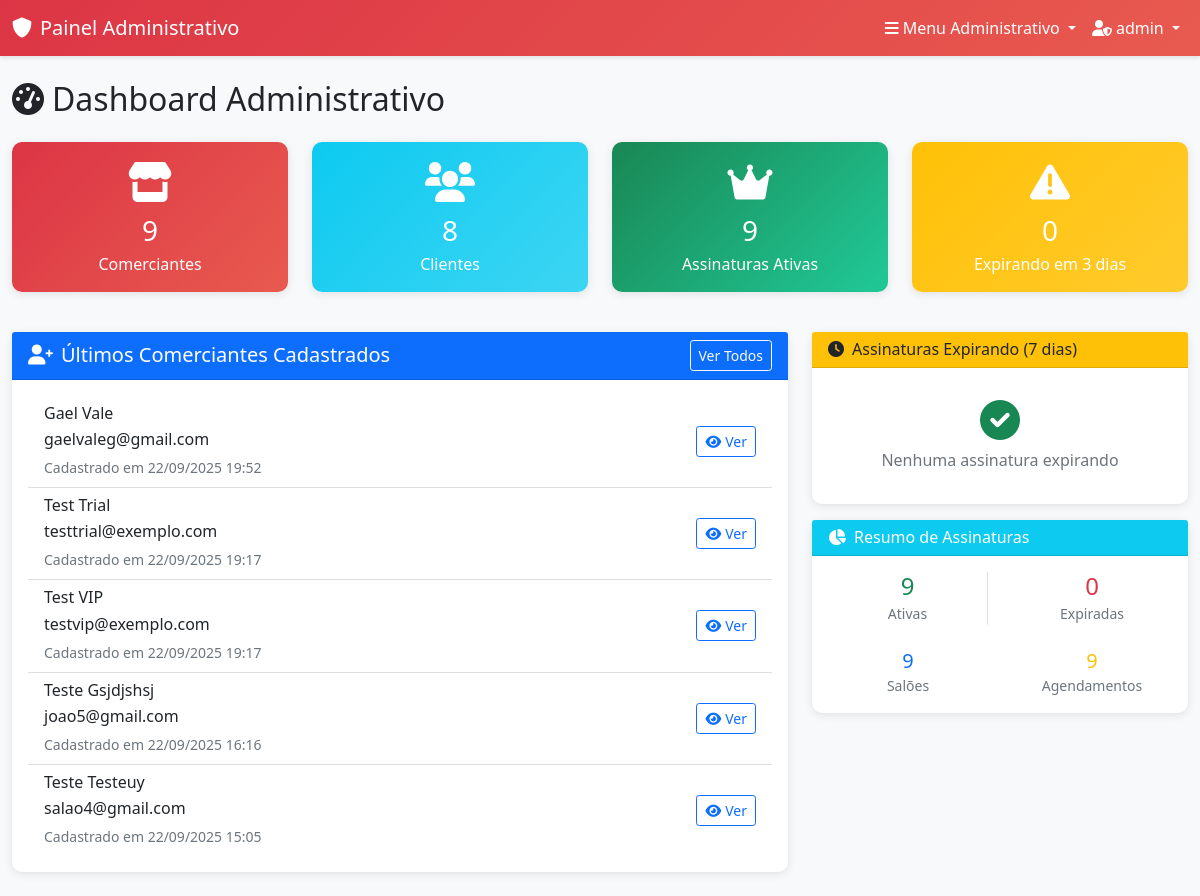
Page /admin-panel/ (signed in) on the committed database.
### accounts/models.py (models this page shows, shortened)
class UserProfile(models.Model):
    USER_TYPES = (
        ('owner', 'Proprietário'),
        ('employee', 'Funcionário'),
        ('client', 'Cliente'),
    )
    user = models.OneToOneField(User, on_delete=models.CASCADE, related_name='profile')
    user_type = models.CharField(max_length=10, choices=USER_TYPES, default='client')
    phone = models.CharField(max_length=15, blank=True, null=True)
    birth_date = models.DateField(blank=True, null=True)
    profile_picture = models.URLField(max_length=500, blank=True, null=True, help_text="URL do avatar/foto de perfil")
    created_at = models.DateTimeField(auto_now_add=True)
    updated_at = models.DateTimeField(auto_now=True)
    class Meta:
        verbose_name = "Perfil de Usuário"
        verbose_name_plural = "Perfis de Usuários"

### admin_panel/views.py (the view)
# urls.py: path('', views.admin_dashboard, name='dashboard'),
@login_required
@user_passes_test(is_admin_user)
def admin_dashboard(request):
    total_owners = UserProfile.objects.filter(user_type='owner').count()
    total_clients = UserProfile.objects.filter(user_type='client').count()
    total_salons = Salon.objects.count()
    total_appointments = Appointment.objects.count()
    active_subscriptions = Subscription.objects.filter(
        status='active',
        end_date__gt=timezone.now()
    ).count()
    expired_subscriptions = Subscription.objects.filter(
        Q(status='expired') | Q(end_date__lte=timezone.now())
    ).count()
    expiring_soon = Subscription.objects.filter(
        status='active',
        end_date__lte=timezone.now() + timedelta(days=3),
        end_date__gt=timezone.now()
    ).count()
    recent_owners = UserProfile.objects.filter(
        user_type='owner'
    ).select_related('user').order_by('-created_at')[:5]
    expiring_subscriptions = Subscription.objects.filter(
        status='active',
        end_date__lte=timezone.now() + timedelta(days=7),
        end_date__gt=timezone.now()
    ).select_related('user').order_by('end_date')[:10]
    context = {
        'total_owners': total_owners,
        'total_clients': total_clients,
        'total_salons': total_salons,
        'total_appointments': total_appointments,
        'active_subscriptions': active_subscriptions,
        'expired_subscriptions': expired_subscriptions,
        'expiring_soon': expiring_soon,
        'recent_owners': recent_owners,
        'expiring_subscriptions': expiring_subscriptions,
    }
    return render(request, 'admin_panel/dashboard.html', context)

### admin_panel/views.py (called while the page is built)
def is_admin_user(user):
    return user.is_authenticated and user.is_superuser

### templates/admin_panel/dashboard.html (shortened to what this page needs)
{% extends 'admin_panel/base_admin.html' %}
{% block content %}
<div class="row">
    <div class="col-12">
        <h2 class="mb-4">
            <i class="fas fa-tachometer-alt me-2"></i>Dashboard Administrativo
        </h2>
    </div>
</div>
<div class="row mb-4">
    <div class="col-md-3 mb-3">
        <div class="card admin-card stat-card">
            <div class="card-body text-center">
                <div class="display-6 mb-2">
                    <i class="fas fa-store"></i>
                </div>
                <h3 class="mb-1">{{ total_owners }}</h3>
                <p class="mb-0">Comerciantes</p>
            </div>
        </div>
    </div>
    <div class="col-md-3 mb-3">
        <div class="card admin-card stat-card-info">
            <div class="card-body text-center">
                <div class="display-6 mb-2">
                    <i class="fas fa-users"></i>
                </div>
                <h3 class="mb-1">{{ total_clients }}</h3>
                <p class="mb-0">Clientes</p>
            </div>
        </div>
    </div>
    <div class="col-md-3 mb-3">
        <div class="card admin-card stat-card-success">
            <div class="card-body text-center">
                <div class="display-6 mb-2">
                    <i class="fas fa-crown"></i>
                </div>
                <h3 class="mb-1">{{ active_subscriptions }}</h3>
                <p class="mb-0">Assinaturas Ativas</p>
            </div>
        </div>
    </div>
    <div class="col-md-3 mb-3">
        <div class="card admin-card stat-card-warning">
            <div class="card-body text-center">
                <div class="display-6 mb-2">
                    <i class="fas fa-exclamation-triangle"></i>
                </div>
                <h3 class="mb-1">{{ expiring_soon }}</h3>
                <p class="mb-0">Expirando em 3 dias</p>
            </div>
        </div>
    </div>
</div>
<div class="row">
    <div class="col-lg-8 mb-4">
        <div class="card admin-card">
            <div class="card-header bg-primary text-white d-flex justify-content-between align-items-center">
                <h5 class="mb-0">
                    <i class="fas fa-user-plus me-2"></i>Últimos Comerciantes Cadastrados
                </h5>
                <a href="{% url 'admin_panel:manage_owners' %}" class="btn btn-sm btn-outline-light">
                    Ver Todos
                </a>
            </div>
            <div class="card-body">
                {% if recent_owners %}
                    <div class="list-group list-group-flush">
                        {% for owner in recent_owners %}
                            <div class="list-group-item d-flex justify-content-between align-items-center">
                                <div>
                                    <h6 class="mb-1">{{ owner.user.first_name }} {{ owner.user.last_name }}</h6>
                                    <p class="mb-1">{{ owner.user.email }}</p>
                                    <small class="text-muted">Cadastrado em {{ owner.created_at|date:"d/m/Y H:i" }}</small>
                                </div>
                                <div>
                                    <a href="{% url 'admin_panel:owner_detail' owner.id %}" class="btn btn-sm btn-outline-primary">
                                        <i class="fas fa-eye me-1"></i>Ver
                                    </a>
                                </div>
                            </div>
                        {% endfor %}
                    </div>
                {% else %}
                    <div class="text-center py-4">
                        <i class="fas fa-user-times display-4 text-muted mb-3"></i>
                        <p class="text-muted">Nenhum comerciante cadastrado ainda</p>
                    </div>
                {% endif %}
            </div>
        </div>
    </div>
    <div class="col-lg-4 mb-4">
        <div class="card admin-card">
            <div class="card-header bg-warning text-dark">
                <h6 class="mb-0">
                    <i class="fas fa-clock me-2"></i>Assinaturas Expirando (7 dias)
                </h6>
            </div>
            <div class="card-body">
                {% if expiring_subscriptions %}
                    <div class="list-group list-group-flush">
                        {% for subscription in expiring_subscriptions %}
                            <div class="list-group-item px-0">
                                <div class="d-flex justify-content-between align-items-start">
                                    <div>
                                        <h6 class="mb-1">{{ subscription.user.first_name }} {{ subscription.user.last_name }}</h6>
                                        <small class="text-muted">{{ subscription.get_plan_type_display }}</small>
                                    </div>
                                    <small class="text-danger">{{ subscription.days_remaining }} dias</small>
                                </div>
                            </div>
                        {% endfor %}
                    </div>
                {% else %}
                    <div class="text-center py-3">
                        <i class="fas fa-check-circle text-success display-6 mb-2"></i>
                        <p class="text-muted mb-0">Nenhuma assinatura expirando</p>
                    </div>
                {% endif %}
            </div>
        </div>
        <div class="card admin-card mt-3">
            <div class="card-header bg-info text-white">
                <h6 class="mb-0">
                    <i class="fas fa-chart-pie me-2"></i>Resumo de Assinaturas
                </h6>
            </div>
            <div class="card-body">
                <div class="row text-center">
                    <div class="col-6 mb-2">
                        <div class="border-end">
                            <h4 class="text-success mb-0">{{ active_subscriptions }}</h4>
                            <small class="text-muted">Ativas</small>
                        </div>
                    </div>
                    <div class="col-6 mb-2">
                        <h4 class="text-danger mb-0">{{ expired_subscriptions }}</h4>
                        <small class="text-muted">Expiradas</small>
                    </div>
                </div>
                <div class="row text-center mt-3">
                    <div class="col-6">
                        <h5 class="text-primary mb-0">{{ total_salons }}</h5>
                        <small class="text-muted">Salões</small>
                    </div>
                    <div class="col-6">
                        <h5 class="text-warning mb-0">{{ total_appointments }}</h5>
                        <small class="text-muted">Agendamentos</small>
                    </div>
                </div>
            </div>
        </div>
    </div>
</div>
{% endblock %}

### templates/admin_panel/base_admin.html (shortened to what this page needs)
<!DOCTYPE html>
<html lang="pt-br">
<head>
    <link href="https://cdn.jsdelivr.net/npm/bootstrap@5.1.3/dist/css/bootstrap.min.css" rel="stylesheet">
    <link href="https://cdnjs.cloudflare.com/ajax/libs/font-awesome/6.0.0/css/all.min.css" rel="stylesheet">
</head>
<body>
    <nav class="navbar navbar-expand-lg admin-navbar">
        <div class="container-fluid">
            <a class="navbar-brand text-white" href="{% url 'admin_panel:dashboard' %}">
                <i class="fas fa-shield-alt me-2"></i>Painel Administrativo
            </a>
            <div class="navbar-nav ms-auto">
                <div class="nav-item dropdown">
                    <a class="nav-link dropdown-toggle text-white" href="#" id="adminMenuDropdown" role="button" data-bs-toggle="dropdown">
                        <i class="fas fa-bars me-1"></i>Menu Administrativo
                    </a>
                </div>
                <div class="nav-item dropdown">
                    <a class="nav-link dropdown-toggle text-white" href="#" id="adminUserDropdown" role="button" data-bs-toggle="dropdown">
                        <i class="fas fa-user-shield me-1"></i>{{ user.first_name|default:user.username }}
                    </a>
                </div>
            </div>
        </div>
    </nav>
    <div class="container-fluid">
        <div class="mt-4">
            {% block content %}
            {% endblock %}
        </div>
    </div>
</body>
</html>

### templates/admin_panel/base_admin.html (style rules this page uses)
:root { --admin-primary: #dc3545; --admin-secondary: #6c757d; --admin-success: #198754; --admin-warning: #ffc107; --admin-dark: #212529; }
body { background-color: #f8f9fa; }
.admin-navbar { background: linear-gradient(135deg, var(--admin-primary), #e85a4f); box-shadow: 0 2px 4px rgba(0,0,0,0.1); }
.admin-card { border: none; border-radius: 10px; box-shadow: 0 2px 10px rgba(0,0,0,0.1); transition: transform 0.3s; }
.stat-card { background: linear-gradient(135deg, var(--admin-primary), #e85a4f); color: white; }
.stat-card-success { background: linear-gradient(135deg, var(--admin-success), #20c997); color: white; }
.stat-card-warning { background: linear-gradient(135deg, var(--admin-warning), #ffca2c); color: white; }
.stat-card-info { background: linear-gradient(135deg, #0dcaf0, #3dd5f3); color: white; }

### rows in the picture
UserProfile: user.first_name "Gael", user.last_name "Vale", user.email "gaelvaleg@gmail.com", created_at "22/09/2025 19:52"
UserProfile: user.first_name "Test", user.last_name "Trial", user.email "testtrial@exemplo.com", created_at "22/09/2025 19:17"
UserProfile: user.first_name "Test", user.last_name "VIP", user.email "testvip@exemplo.com", created_at "22/09/2025 19:17"
UserProfile: user.first_name "Teste", user.last_name "Gsjdjshsj", user.email "joao5@gmail.com", created_at "22/09/2025 16:16"
UserProfile: user.first_name "Teste", user.last_name "Testeuy", user.email "salao4@gmail.com", created_at "22/09/2025 15:05"

### other values in the picture
{{ user.first_name|default:user.username }} "admin"
{{ total_owners }} "9"
{{ total_clients }} "8"
{{ active_subscriptions }} "9"
{{ expiring_soon }} "0"
{{ expired_subscriptions }} "0"
{{ total_salons }} "9"
{{ total_appointments }} "9"
